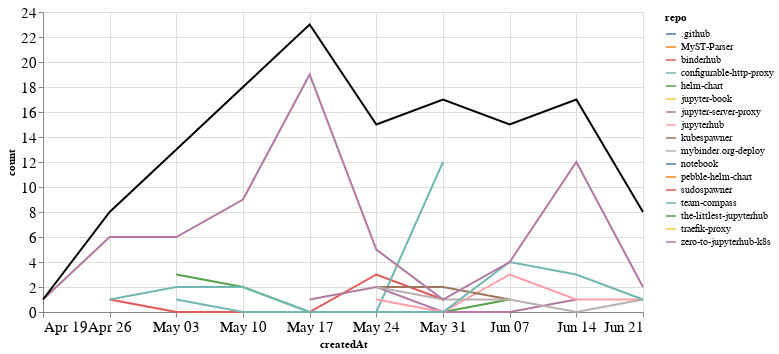

This figure's notebook cell:
### Markdown cell above
## Comments

### Code cell
comments_time = comments.groupby('repo').resample('W', on='createdAt').count()['author'].reset_index()
comments_time = comments_time.rename(columns={'author': 'count'})
comments_time_total = comments_time.groupby('createdAt').agg({"count": "sum"}).reset_index()
ch1 = alt.Chart(comments_time, width=600).mark_line().encode(
    x='createdAt',
    y='count',
    color='repo',
    tooltip="repo"
)

ch2 = alt.Chart(comments_time_total, width=600).mark_line(color="black").encode(
    x='createdAt',
    y='count',
)

ch1 + ch2

### Figure 1 — Vega-Lite specification as saved in the notebook (floating-point values rounded to 4 significant figures)
{"config": {"axisLeft": {"labelFontSize": 15}, "axisBottom": {"labelFontSize": 15}}, "layer": [{"data": {"name": "data-a4f009e967210711875592bbf9e9d754"}, "mark": "line", "encoding": {"color": {"type": "nominal", "field": "repo"}, "tooltip": {"type": "nominal", "field": "repo"}, "x": {"type": "temporal", "field": "createdAt"}, "y": {"type": "quantitative", "field": "count"}}, "width": 600}, {"data": {"name": "data-8c26374d56f605d5e5361c248e8780c4"}, "mark": {"type": "line", "color": "black"}, "encoding": {"x": {"type": "temporal", "field": "createdAt"}, "y": {"type": "quantitative", "field": "count"}}, "width": 600}], "$schema": "https://vega.github.io/schema/vega-lite/v4.8.1.json", "datasets": {"data-a4f009e967210711875592bbf9e9d754": [{"repo": ".github", "createdAt": "2020-05-03T00:00:00", "count": 1}, {"repo": "MyST-Parser", "createdAt": "2020-05-10T00:00:00", "count": 3}, {"repo": "binderhub", "createdAt": "2020-04-26T00:00:00", "count": 1}, {"repo": "binderhub", "createdAt": "2020-05-03T00:00:00", "count": 0}, {"repo": "binderhub", "createdAt": "2020-05-10T00:00:00", "count": 0}, {"repo": "binderhub", "createdAt": "2020-05-17T00:00:00", "count": 0}, {"repo": "binderhub", "createdAt": "2020-05-24T00:00:00", "count": 3}, {"repo": "binderhub", "createdAt": "2020-05-31T00:00:00", "count": 1}, {"repo": "configurable-http-proxy", "createdAt": "2020-05-03T00:00:00", "count": 1}, {"repo": "configurable-http-proxy", "createdAt": "2020-05-10T00:00:00", "count": 0}, {"repo": "configurable-http-proxy", "createdAt": "2020-05-17T00:00:00", "count": 0}, {"repo": "configurable-http-proxy", "createdAt": "2020-05-24T00:00:00", "count": 0}, {"repo": "configurable-http-proxy", "createdAt": "2020-05-31T00:00:00", "count": 12}, {"repo": "helm-chart", "createdAt": "2020-05-03T00:00:00", "count": 3}, {"repo": "helm-chart", "createdAt": "2020-05-10T00:00:00", "count": 2}, {"repo": "helm-chart", "createdAt": "2020-05-17T00:00:00", "count": 0}, {"repo": "helm-chart", "createdAt": "2020-05-24T00:00:00", "count": 0}, {"repo": "helm-chart", "createdAt": "2020-05-31T00:00:00", "count": 0}, {"repo": "helm-chart", "createdAt": "2020-06-07T00:00:00", "count": 1}, {"repo": "jupyter-book", "createdAt": "2020-05-10T00:00:00", "count": 1}, {"repo": "jupyter-server-proxy", "createdAt": "2020-05-17T00:00:00", "count": 1}, {"repo": "jupyter-server-proxy", "createdAt": "2020-05-24T00:00:00", "count": 2}, {"repo": "jupyter-server-proxy", "createdAt": "2020-05-31T00:00:00", "count": 0}, {"repo": "jupyter-server-proxy", "createdAt": "2020-06-07T00:00:00", "count": 0}, {"repo": "jupyter-server-proxy", "createdAt": "2020-06-14T00:00:00", "count": 1}, {"repo": "jupyterhub", "createdAt": "2020-05-24T00:00:00", "count": 1}, {"repo": "jupyterhub", "createdAt": "2020-05-31T00:00:00", "count": 0}, {"repo": "jupyterhub", "createdAt": "2020-06-07T00:00:00", "count": 3}, {"repo": "jupyterhub", "createdAt": "2020-06-14T00:00:00", "count": 1}, {"repo": "jupyterhub", "createdAt": "2020-06-21T00:00:00", "count": 1}, {"repo": "kubespawner", "createdAt": "2020-05-24T00:00:00", "count": 2}, {"repo": "kubespawner", "createdAt": "2020-05-31T00:00:00", "count": 2}, {"repo": "kubespawner", "createdAt": "2020-06-07T00:00:00", "count": 1}, {"repo": "mybinder.org-deploy", "createdAt": "2020-05-24T00:00:00", "count": 2}, {"repo": "mybinder.org-deploy", "createdAt": "2020-05-31T00:00:00", "count": 1}, {"repo": "mybinder.org-deploy", "createdAt": "2020-06-07T00:00:00", "count": 1}, {"repo": "mybinder.org-deploy", "createdAt": "2020-06-14T00:00:00", "count": 0}, {"repo": "mybinder.org-deploy", "createdAt": "2020-06-21T00:00:00", "count": 1}, {"repo": "notebook", "createdAt": "2020-05-17T00:00:00", "count": 1}, {"repo": "pebble-helm-chart", "createdAt": "2020-06-07T00:00:00", "count": 1}, {"repo": "sudospawner", "createdAt": "2020-06-21T00:00:00", "count": 3}, {"repo": "team-compass", "createdAt": "2020-04-26T00:00:00", "count": 1}, {"repo": "team-compass", "createdAt": "2020-05-03T00:00:00", "count": 2}, {"repo": "team-compass", "createdAt": "2020-05-10T00:00:00", "count": 2}, {"repo": "team-compass", "createdAt": "2020-05-17T00:00:00", "count": 0}, {"repo": "team-compass", "createdAt": "2020-05-24T00:00:00", "count": 0}, {"repo": "team-compass", "createdAt": "2020-05-31T00:00:00", "count": 0}, {"repo": "team-compass", "createdAt": "2020-06-07T00:00:00", "count": 4}, {"repo": "team-compass", "createdAt": "2020-06-14T00:00:00", "count": 3}, {"repo": "team-compass", "createdAt": "2020-06-21T00:00:00", "count": 1}, {"repo": "the-littlest-jupyterhub", "createdAt": "2020-05-10T00:00:00", "count": 1}, {"repo": "traefik-proxy", "createdAt": "2020-05-17T00:00:00", "count": 2}, {"repo": "zero-to-jupyterhub-k8s", "createdAt": "2020-04-19T00:00:00", "count": 1}, {"repo": "zero-to-jupyterhub-k8s", "createdAt": "2020-04-26T00:00:00", "count": 6}, {"repo": "zero-to-jupyterhub-k8s", "createdAt": "2020-05-03T00:00:00", "count": 6}, {"repo": "zero-to-jupyterhub-k8s", "createdAt": "2020-05-10T00:00:00", "count": 9}, {"repo": "zero-to-jupyterhub-k8s", "createdAt": "2020-05-17T00:00:00", "count": 19}, {"repo": "zero-to-jupyterhub-k8s", "createdAt": "2020-05-24T00:00:00", "count": 5}, {"repo": "zero-to-jupyterhub-k8s", "createdAt": "2020-05-31T00:00:00", "count": 1}, {"repo": "zero-to-jupyterhub-k8s", "createdAt": "2020-06-07T00:00:00", "count": 4}, {"repo": "zero-to-jupyterhub-k8s", "createdAt": "2020-06-14T00:00:00", "count": 12}, {"repo": "zero-to-jupyterhub-k8s", "createdAt": "2020-06-21T00:00:00", "count": 2}], "data-8c26374d56f605d5e5361c248e8780c4": [{"createdAt": "2020-04-19T00:00:00", "count": 1}, {"createdAt": "2020-04-26T00:00:00", "count": 8}, {"createdAt": "2020-05-03T00:00:00", "count": 13}, {"createdAt": "2020-05-10T00:00:00", "count": 18}, {"createdAt": "2020-05-17T00:00:00", "count": 23}, {"createdAt": "2020-05-24T00:00:00", "count": 15}, {"createdAt": "2020-05-31T00:00:00", "count": 17}, {"createdAt": "2020-06-07T00:00:00", "count": 15}, {"createdAt": "2020-06-14T00:00:00", "count": 17}, {"createdAt": "2020-06-21T00:00:00", "count": 8}]}}
